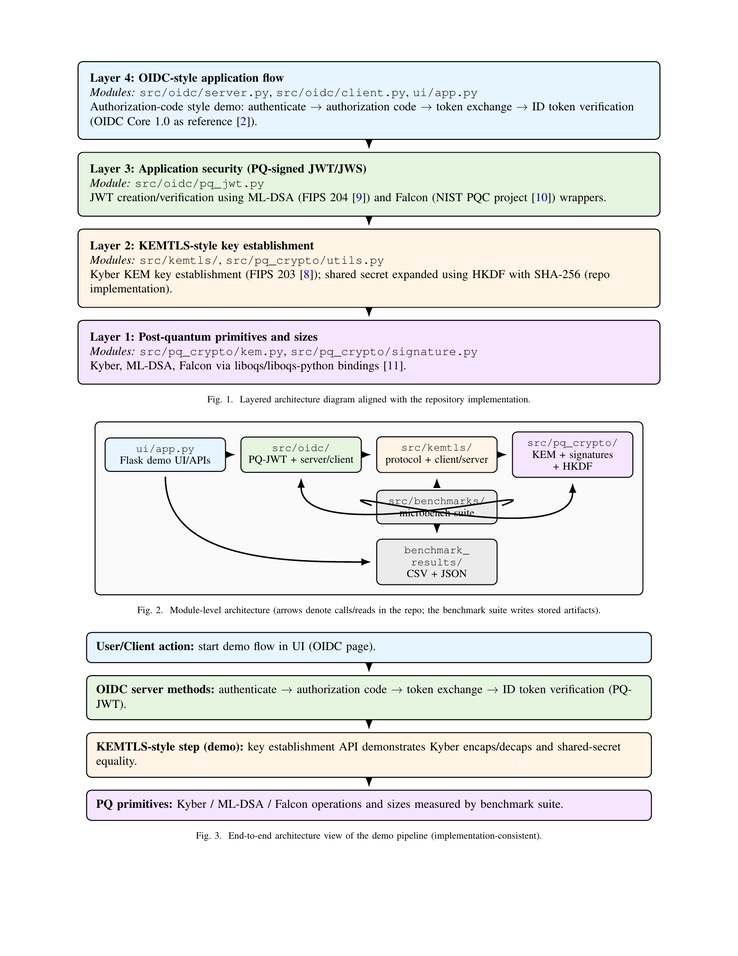
#> input picture report/_renders/page-3.png, 738 x 956 px, shrunk from 1700 x 2200 before the run, found by its file name
$ python trim.py
#> lines starting #> are read from the running program, lines starting #| are printed output that depends on the picture
from PIL import Image, ImageChops
import glob

for filename in ("report/page-3.png", "report/page-4.png", "report/page-5.png", "report/page-6.png"):
    im = Image.open(filename)
#> im is the input picture: PIL image 738x956 RGB; mean R, G, B 237.9, 238.3, 237.8
    bg = Image.new(im.mode, im.size, (255,255,255))
#> bg: PIL image 738x956 RGB; every value is 255
    diff = ImageChops.difference(im, bg)
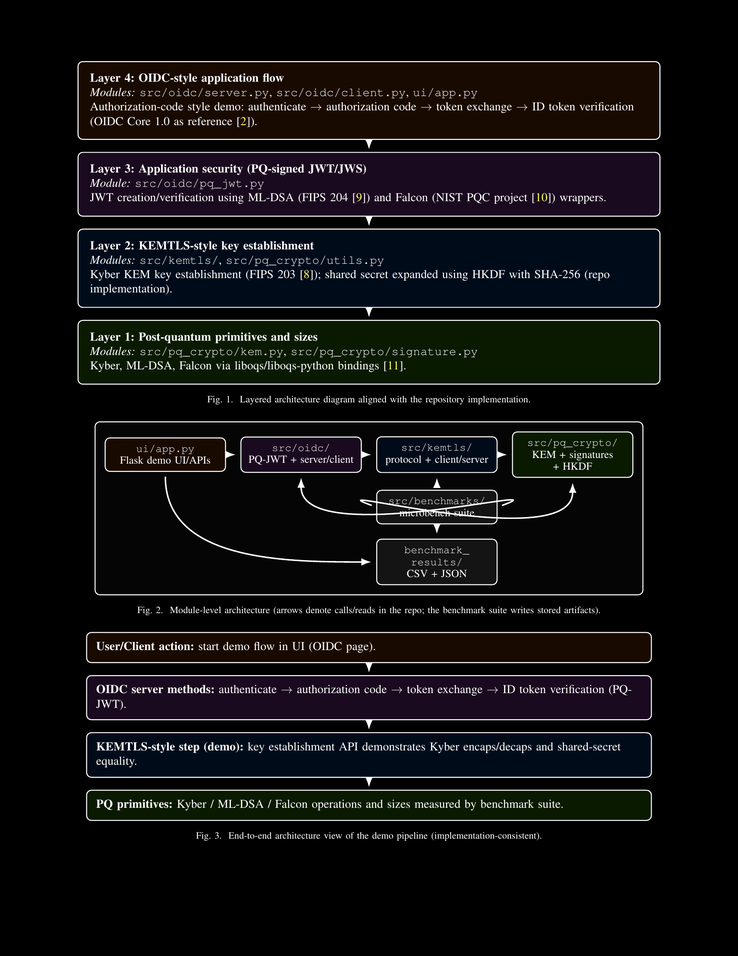
#> diff: PIL image 738x956 RGB; mean R, G, B 17.1, 16.7, 17.2
    bbox = diff.getbbox()
#> bbox = (75, 58, 663, 843)
    if bbox:
        im.crop(bbox).save(filename.replace('.png', '_crop.png'))
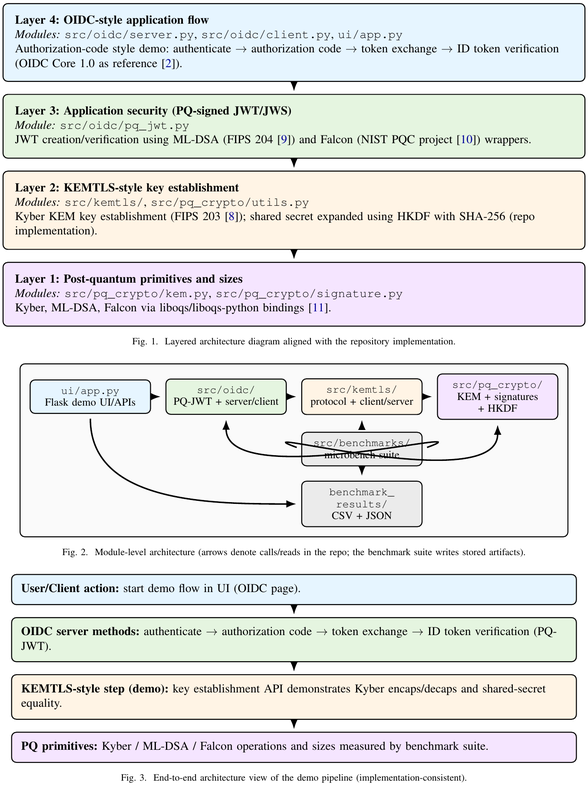
#> saved as page-3_crop.png: PIL image 588x785 RGB; mean R, G, B 228.8, 229.5, 228.7
#> (the run stopped early here; a loop or call above may not have finished)
